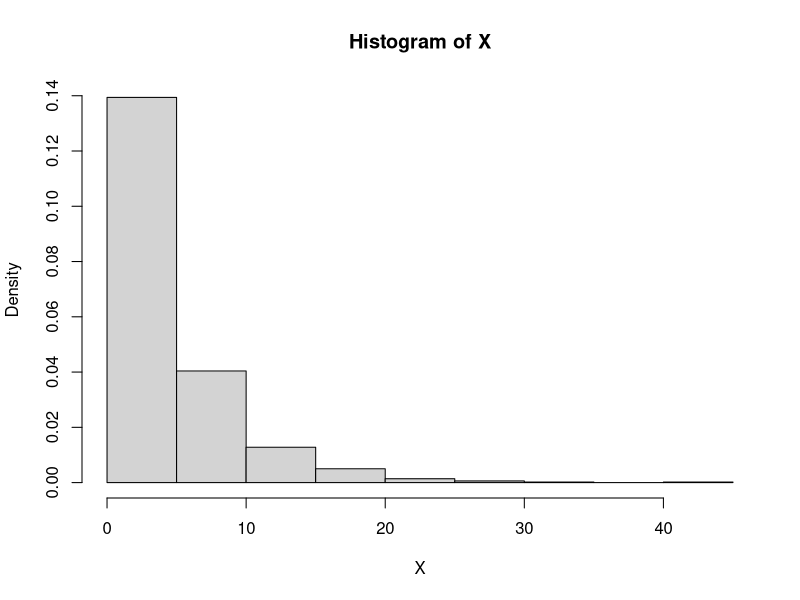

Write the R code that produced this figure.
#FA6
p <- 0.2
q <- 1 - p
# Generating random numbers from Uniform distribution
n <- 1000
n
U <- runif(n)
# Generating numbers from Geometric distribution 
rgeom(n,p)
X <- ceiling(log(U)/log(q))
# Calculating and Printing of mean
mean_x <- mean(X)
format(round(mean_x, 2), nsmall = 2)
# Calculating and Printing of variance
var_x <- var(X)
format(round(var_x, 2), nsmall = 2)
# Calculating and Printing of standard deviation
sd_x <- sd(X)
format(round(sd_x, 2), nsmall = 2)
# Histogram of X
hist(X,freq = FALSE)
